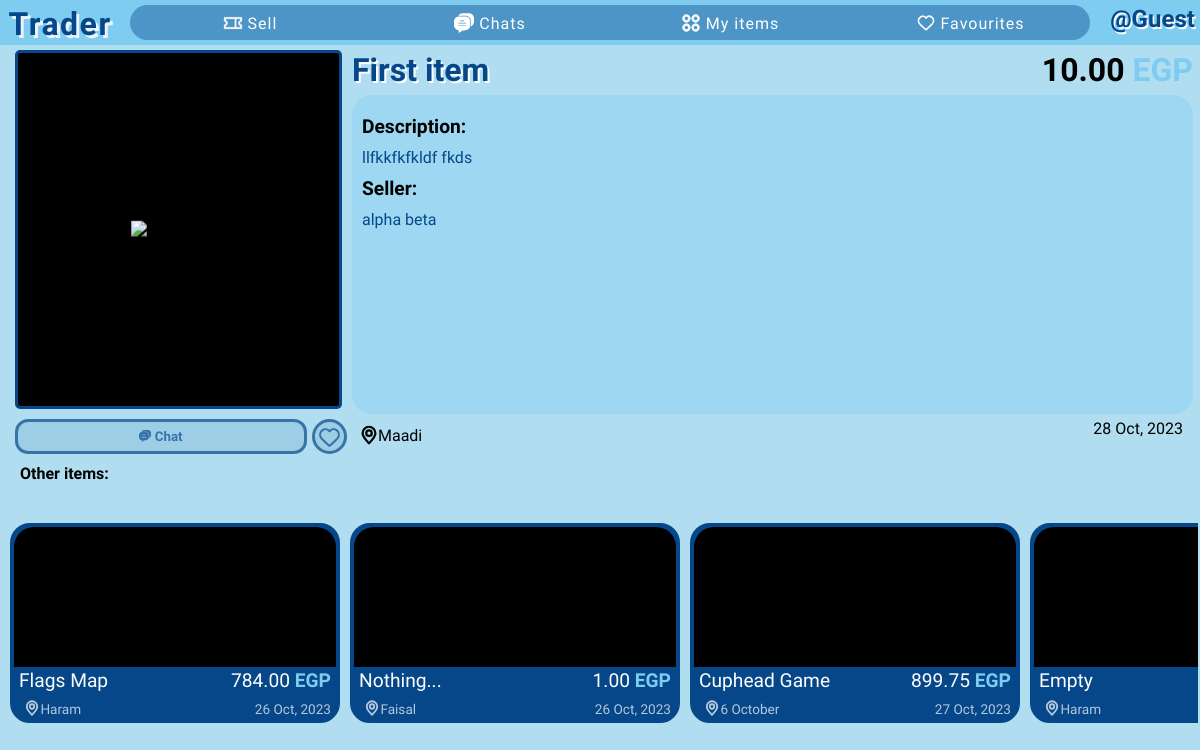
The app's page /8/ with its own data.
### app/models.py (models this page shows)
class Item(db.Model):
    id = db.Column(db.Integer, primary_key=True)  # Item ID
    title = db.Column(db.String(100), nullable=False)  # Item title
    description = db.Column(db.Text, nullable=False)  # Item description
    location = db.Column(db.String(100), nullable=False)  # Item location
    price = db.Column(db.Float, default=0, nullable=False)  # Item price
    is_sold = db.Column(db.Boolean, default=False)  # Is item sold?
    created_at = db.Column(db.DateTime)  # Item creation timestamp
    owner = db.Column(db.Integer, db.ForeignKey("user.id"), nullable=False)  # Owner of the item
    images = db.relationship('Image', backref='images_set', lazy=True)  # Images associated with the item
    chats = db.relationship('Chat', backref='chats_set', lazy=True)  # Chats related to the item

class User(db.Model, UserMixin):
    id = db.Column(db.Integer, primary_key=True)  # User ID
    firstname = db.Column(db.String(50), nullable=False)  # First name
    lastname = db.Column(db.String(50), nullable=False)  # Last name
    username = db.Column(db.String(30), unique=True, nullable=False)  # Unique username
    email = db.Column(db.String(120), unique=True, nullable=False)  # Unique email
    password = db.Column(db.String(120), nullable=False)  # Password
    profile_color = db.Column(db.String(25), nullable=True, default=None)  # Profile color
    sent_chat = db.relationship('Chat', backref='sent_by_set', lazy=True, foreign_keys='Chat.sent_by')  # Chats sent by this user
    received_chat = db.relationship('Chat', backref='received_by_set', lazy=True, foreign_keys='Chat.received_by')  # Chats received by this user
    items = db.relationship('Item', backref='item_owner', lazy=True)  # Items posted by this user
    contacts = db.relationship('User', secondary=user_contacts,  # Many-to-many relationship for contacts
                               primaryjoin=(user_contacts.c.contact_id == id),
                               secondaryjoin=(user_contacts.c.contacted_id == id),
                               backref=db.backref('contacted_by', lazy='dynamic'),
                               lazy='dynamic')
    favourites = db.relationship('Item', secondary=favourite_items, backref=db.backref('fav_users', lazy='dynamic'))  # Many-to-many relationship for favorite items

### app/routes.py (the view)
@app.get("/<int:item_id>/")
def single_item(item_id):
    items = []
    item = None
    for entry in Item.query.all():
        if entry.id == item_id:
            item = entry
            seller = User.query.get(item.owner)
        elif entry.is_sold == False:
            items.append(entry)
    if not item:
        abort(404)
    if current_user.is_authenticated:
        is_favourite = item in current_user.favourites
    else:
        is_favourite = False
    return render_template("single-item.html", items=items, item=item, seller=seller, is_favourite=is_favourite)

### app/templates/single-item.html (shortened to what this page needs)
{% extends 'base.html' %}
{% block head %}
    <link rel="stylesheet" href="{{ url_for('static', filename='css/partials/item.css') }}">
    <link rel="stylesheet" href="{{ url_for('static', filename='css/single-item.css') }}">
{% endblock %}
{% block content %}
    <div class="grid-cont">
        <div class="item-img-cont">
            <img src="{{ url_for('serve_image', img_id=item.images[0].id) }}" alt="item-image">
        </div>
        {% if current_user.id == seller.id %}
        <div class="seller-btns edit-delete-status">
            <button class="edit-btn" id="edit-{{ item.id }}">
                <svg fill="green" height="12px" width="12px" version="1.1" xmlns="http://www.w3.org/2000/svg" xmlns:xlink="http://www.w3.org/1999/xlink" viewBox="0 0 348.882 348.882" xml:space="preserve" stroke="green"><g id="SVGRepo_bgCarrier" stroke-width="0"></g><g id="SVGRepo_tracerCarrier" stroke-linecap="round" stroke-linejoin="round"></g><g id="SVGRepo_iconCarrier"> <g> <path d="M333.988,11.758l-0.42-0.383C325.538,4.04,315.129,0,304.258,0c-12.187,0-23.888,5.159-32.104,14.153L116.803,184.231 c-1.416,1.55-2.49,3.379-3.154,5.37l-18.267,54.762c-2.112,6.331-1.052,13.333,2.835,18.729c3.918,5.438,10.23,8.685,16.886,8.685 c0,0,0.001,0,0.001,0c2.879,0,5.693-0.592,8.362-1.76l52.89-23.138c1.923-0.841,3.648-2.076,5.063-3.626L336.771,73.176 C352.937,55.479,351.69,27.929,333.988,11.758z M130.381,234.247l10.719-32.134l0.904-0.99l20.316,18.556l-0.904,0.99 L130.381,234.247z M314.621,52.943L182.553,197.53l-20.316-18.556L294.305,34.386c2.583-2.828,6.118-4.386,9.954-4.386 c3.365,0,6.588,1.252,9.082,3.53l0.419,0.383C319.244,38.922,319.63,47.459,314.621,52.943z"></path> <path d="M303.85,138.388c-8.284,0-15,6.716-15,15v127.347c0,21.034-17.113,38.147-38.147,38.147H68.904 c-21.035,0-38.147-17.113-38.147-38.147V100.413c0-21.034,17.113-38.147,38.147-38.147h131.587c8.284,0,15-6.716,15-15 s-6.716-15-15-15H68.904c-37.577,0-68.147,30.571-68.147,68.147v180.321c0,37.576,30.571,68.147,68.147,68.147h181.798 c37.576,0,68.147-30.571,68.147-68.147V153.388C318.85,145.104,312.134,138.388,303.85,138.388z"></path> </g> </g></svg>
                Edit
            </button>
            <button class="delete-btn" id="delete-{{ item.id }}">
                <svg fill="red" width="12px" height="12px" version="1.1" xmlns="http://www.w3.org/2000/svg" xmlns:xlink="http://www.w3.org/1999/xlink" viewBox="0 0 482.428 482.429" xml:space="preserve" stroke="red"><g id="SVGRepo_bgCarrier" stroke-width="0"></g><g id="SVGRepo_tracerCarrier" stroke-linecap="round" stroke-linejoin="round"></g><g id="SVGRepo_iconCarrier"> <g> <g> <path d="M381.163,57.799h-75.094C302.323,25.316,274.686,0,241.214,0c-33.471,0-61.104,25.315-64.85,57.799h-75.098 c-30.39,0-55.111,24.728-55.111,55.117v2.828c0,23.223,14.46,43.1,34.83,51.199v260.369c0,30.39,24.724,55.117,55.112,55.117 h210.236c30.389,0,55.111-24.729,55.111-55.117V166.944c20.369-8.1,34.83-27.977,34.83-51.199v-2.828 C436.274,82.527,411.551,57.799,381.163,57.799z M241.214,26.139c19.037,0,34.927,13.645,38.443,31.66h-76.879 C206.293,39.783,222.184,26.139,241.214,26.139z M375.305,427.312c0,15.978-13,28.979-28.973,28.979H136.096 c-15.973,0-28.973-13.002-28.973-28.979V170.861h268.182V427.312z M410.135,115.744c0,15.978-13,28.979-28.973,28.979H101.266 c-15.973,0-28.973-13.001-28.973-28.979v-2.828c0-15.978,13-28.979,28.973-28.979h279.897c15.973,0,28.973,13.001,28.973,28.979 V115.744z"></path> <path d="M171.144,422.863c7.218,0,13.069-5.853,13.069-13.068V262.641c0-7.216-5.852-13.07-13.069-13.07 c-7.217,0-13.069,5.854-13.069,13.07v147.154C158.074,417.012,163.926,422.863,171.144,422.863z"></path> <path d="M241.214,422.863c7.218,0,13.07-5.853,13.07-13.068V262.641c0-7.216-5.854-13.07-13.07-13.07 c-7.217,0-13.069,5.854-13.069,13.07v147.154C228.145,417.012,233.996,422.863,241.214,422.863z"></path> <path d="M311.284,422.863c7.217,0,13.068-5.853,13.068-13.068V262.641c0-7.216-5.852-13.07-13.068-13.07 c-7.219,0-13.07,5.854-13.07,13.07v147.154C298.213,417.012,304.067,422.863,311.284,422.863z"></path> </g> </g> </g></svg>
                Delete
            </button>
            <button class="status-btn" id="status-{{ item.id }}">
                {% if item.is_sold %}
                <svg fill="none" width="12px" height="12px" version="1.1" xmlns="http://www.w3.org/2000/svg" xmlns:xlink="http://www.w3.org/1999/xlink" viewBox="0 0 32 32" xml:space="preserve" stroke="black"><g id="SVGRepo_bgCarrier" stroke-whiteidth="0"></g><g id="SVGRepo_tracerCarrier" stroke-linecap="round" stroke-linejoin="round"></g><g id="SVGRepo_iconCarrier"> <style type="text/css"> .linesandangles_een{fill:white;} </style> <path class="linesandangles_een" d="M30,13V7H2v6c1.657,0,3,1.343,3,3s-1.343,3-3,3v6h28v-6c-1.657,0-3-1.343-3-3S28.343,13,30,13z M28,20.582V23h-7v-2h-2v2H4v-2.418C5.764,19.81,7,18.046,7,16s-1.236-3.81-3-4.583V9h15v2h2V9h7v2.417 c-1.764,0.773-3,2.536-3,4.583S26.236,19.81,28,20.582z M19,12h2v2h-2V12z M19,15h2v2h-2V15z M19,18h2v2h-2V18z"></path> </g></svg>
                Mark Active
                {% else %}
                <svg fill="none" width="12px" height="12px" viewBox="-13.6 -13.6 197.20 197.20" xmlns="http://www.w3.org/2000/svg"><g id="SVGRepo_bgCarrier" stroke-width="0"></g><g id="SVGRepo_tracerCarrier" stroke-linecap="round" stroke-linejoin="round" stroke="black" stroke-width="20.4"> <path d="M142.196 30.4125C142.586 30.0637 142.897 29.6356 143.109 29.1567C143.32 28.6778 143.427 28.1592 143.422 27.6357C143.417 27.1122 143.3 26.5959 143.079 26.1213C142.858 25.6467 142.538 25.2248 142.141 24.8838C141.722 24.5249 141.307 24.1678 140.895 23.8127C137.751 21.1093 134.5 18.3102 131.1 15.9225C105.123 -2.36044 78.1316 -2.4633 50.8803 7.23287C26.2068 16.0055 10.3619 33.5563 3.77909 59.3882C-3.56415 88.249 2.86618 113.71 22.9048 135.073C23.4261 135.625 23.9582 136.177 24.4895 136.704C35.2539 147.469 48.6614 154.115 59.2847 158.739C63.8445 160.731 87.2404 163.149 93.5707 162.206C131.19 156.588 155.946 135.37 164.569 99.8725C166.215 92.9194 167.035 85.7962 167.011 78.6508C166.974 71.1466 165.712 63.6988 163.275 56.6012C163.097 56.0703 162.805 55.5851 162.418 55.1805C162.031 54.7759 161.56 54.4618 161.037 54.2606C160.515 54.0595 159.954 53.9764 159.396 54.0171C158.838 54.0579 158.295 54.2216 157.808 54.4965L157.706 54.5547C156.931 54.9984 156.336 55.7005 156.027 56.5381C155.717 57.3757 155.712 58.2954 156.012 59.1364C158.212 65.2371 159.334 71.674 159.327 78.1592C159.251 85.9394 158.198 93.6792 156.192 101.197C150.248 122.8 136.038 138.545 112.75 149.315C89.0741 160.65 55.1215 149.19 46.0879 143.226C36.1031 136.4 27.3663 127.908 20.2596 118.121C9.11418 102.34 6.61369 79.6587 12.6028 58.9229C15.4055 49.3489 20.3036 40.5185 26.9421 33.0722C33.5806 25.6259 41.793 19.7503 50.9838 15.8714C74.8941 5.93474 98.8852 4.18192 122.285 19.0635C125.422 21.061 133.422 27.3424 137.465 30.5501C138.143 31.0882 138.99 31.3691 139.855 31.3432C140.721 31.3172 141.549 30.986 142.194 30.4082L142.196 30.4125Z" fill="#000000"></path> <path d="M74.6287 104.313C76.2312 102.79 77.1115 102.019 77.9173 101.177C103.753 74.1855 132.047 49.8851 160.508 25.7727C161.584 24.8619 162.685 23.7 163.958 23.3737C165.493 22.9815 167.996 23.4326 168.682 24.2661C169.133 24.8821 169.418 25.6035 169.509 26.3612C169.601 27.1189 169.496 27.8875 169.206 28.5932C168.537 30.3474 166.907 31.8498 165.429 33.1629C156.607 41.0019 147.538 48.5708 138.872 56.5716C120.756 73.3024 102.756 90.1576 84.8704 107.137C77.0334 114.561 74.0173 114.862 66.8059 106.929C62.0589 101.705 47.7328 84.0973 43.3455 78.5495C42.7256 77.6872 42.1735 76.7781 41.6941 75.8305C40.7045 74.0756 40.0576 72.1419 42.0246 70.7814C44.2158 69.2662 45.7707 70.8473 47.0696 72.4937C48.384 74.1607 49.5048 75.9916 50.9121 77.5713C55.2811 82.4737 69.908 99.1421 74.6287 104.313Z" fill="#000000"></path> </g><g id="SVGRepo_iconCarrier"> <path d="M142.196 30.4125C142.586 30.0637 142.897 29.6356 143.109 29.1567C143.32 28.6778 143.427 28.1592 143.422 27.6357C143.417 27.1122 143.3 26.5959 143.079 26.1213C142.858 25.6467 142.538 25.2248 142.141 24.8838C141.722 24.5249 141.307 24.1678 140.895 23.8127C137.751 21.1093 134.5 18.3102 131.1 15.9225C105.123 -2.36044 78.1316 -2.4633 50.8803 7.23287C26.2068 16.0055 10.3619 33.5563 3.77909 59.3882C-3.56415 88.249 2.86618 113.71 22.9048 135.073C23.4261 135.625 23.9582 136.177 24.4895 136.704C35.2539 147.469 48.6614 154.115 59.2847 158.739C63.8445 160.731 87.2404 163.149 93.5707 162.206C131.19 156.588 155.946 135.37 164.569 99.8725C166.215 92.9194 167.035 85.7962 167.011 78.6508C166.974 71.1466 165.712 63.6988 163.275 56.6012C163.097 56.0703 162.805 55.5851 162.418 55.1805C162.031 54.7759 161.56 54.4618 161.037 54.2606C160.515 54.0595 159.954 53.9764 159.396 54.0171C158.838 54.0579 158.295 54.2216 157.808 54.4965L157.706 54.5547C156.931 54.9984 156.336 55.7005 156.027 56.5381C155.717 57.3757 155.712 58.2954 156.012 59.1364C158.212 65.2371 159.334 71.674 159.327 78.1592C159.251 85.9394 158.198 93.6792 156.192 101.197C150.248 122.8 136.038 138.545 112.75 149.315C89.0741 160.65 55.1215 149.19 46.0879 143.226C36.1031 136.4 27.3663 127.908 20.2596 118.121C9.11418 102.34 6.61369 79.6587 12.6028 58.9229C15.4055 49.3489 20.3036 40.5185 26.9421 33.0722C33.5806 25.6259 41.793 19.7503 50.9838 15.8714C74.8941 5.93474 98.8852 4.18192 122.285 19.0635C125.422 21.061 133.422 27.3424 137.465 30.5501C138.143 31.0882 138.99 31.3691 139.855 31.3432C140.721 31.3172 141.549 30.986 142.194 30.4082L142.196 30.4125Z" fill="#000000"></path> <path d="M74.6287 104.313C76.2312 102.79 77.1115 102.019 77.9173 101.177C103.753 74.1855 132.047 49.8851 160.508 25.7727C161.584 24.8619 162.685 23.7 163.958 23.3737C165.493 22.9815 167.996 23.4326 168.682 24.2661C169.133 24.8821 169.418 25.6035 169.509 26.3612C169.601 27.1189 169.496 27.8875 169.206 28.5932C168.537 30.3474 166.907 31.8498 165.429 33.1629C156.607 41.0019 147.538 48.5708 138.872 56.5716C120.756 73.3024 102.756 90.1576 84.8704 107.137C77.0334 114.561 74.0173 114.862 66.8059 106.929C62.0589 101.705 47.7328 84.0973 43.3455 78.5495C42.7256 77.6872 42.1735 76.7781 41.6941 75.8305C40.7045 74.0756 40.0576 72.1419 42.0246 70.7814C44.2158 69.2662 45.7707 70.8473 47.0696 72.4937C48.384 74.1607 49.5048 75.9916 50.9121 77.5713C55.2811 82.4737 69.908 99.1421 74.6287 104.313Z" fill="#000000"></path> </g></svg>
                Mark Sold
                {% endif %}
            </button>
        </div>
        {% else %}
        <button class="chat-btn" onclick="window.location.href = `{{ url_for('single_chat', user_id=seller.id) }}?back=/{{ item.id }}/&item-id={{ item.id }}`">
            Chat
        </button>
        <button class="favourite-btn {% if is_favourite %}fav{% endif %}" onclick="toggleFavourite()">
        </button>
        {% endif %}
        <div class="title-price">
            <h2 class="item-title">{{ item.title }}</h2>
            <div class="price-cont">{{ price_format(item.price) }} <span class="egp">EGP</span></div>
        </div>
        <div class="description-cont">
            <div>Description:</div>
            {{ item.description }}
            <div>Seller:</div>
            {{ seller.firstname }} {{ seller.lastname }}
        </div>
        <div class="location-cont">
            {{ item.location }}
        </div>
        <div class="item-created-at">{{ date_format(item.created_at, force_datetime=True) }}</div>
        <div class="other-items-cont">
            <div class="title">Other items:</div>
            <div class="other-items">
                {% for item in items %}
                    {% include 'partials/item.html' %}
                {% endfor %}
            </div>
        </div>
    </div>
{% endblock %}

### app/templates/partials/item.html (shortened to what this page needs)
<div class="single-item-cont location-{% if item.location == '6 October' %}october{% else %}{{ item.location|lower }}{% endif %}" id="item-{{ item.id }}">
    <a class="item" href="{{ url_for('single_item', item_id=item.id) }}">
        <div class="img-cont">
        </div>
        <div class="upper">
            <div class="item-title">{{ item.title }}</div>
            <div class="item-price">{{ price_format(item.price) }} <span class="egp">EGP</span></div>
        </div>
        <div class="lower">
            <div class="item-location">
                {{ item.location }}
            </div>
            <div>{{ date_format(item.created_at) }}</div>
        </div>
    </a>
</div>

### records on screen
Item: title "First item", price "10.00", description "llfkkfkfkldf fkds", location "Maadi", created_at "28 Oct, 2023"
User: firstname "alpha", lastname "beta"
Item: title "Flags Map", price "784.00", location "Haram", created_at "26 Oct, 2023"
Item: title "Nothing...", price "1.00", location "Faisal", created_at "26 Oct, 2023"
Item: title "Cuphead Game", price "899.75", location "6 October", created_at "27 Oct, 2023"
Item: title "Empty", location "Haram"
